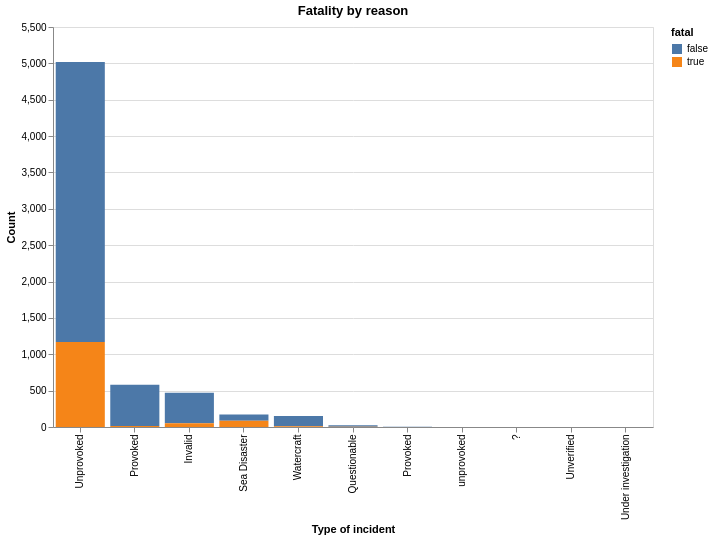

Notebook code for this chart:
### Code cell
alt.Chart(sharks).mark_bar().encode(
    x=alt.X("type", title="Type of incident", sort="-y"),
    y=alt.Y("count()", title="Count"),
    color=alt.Color('fatal')
).properties(
    title="Fatality by reason",
    width=600,
    height=400)

### Figure 1 — Vega specification as saved in the notebook (floating-point values rounded to 4 significant figures)
{"$schema": "https://vega.github.io/schema/vega/v6.json", "data": [{"name": "source_0"}, {"name": "data_0", "values": [{"__count_end": 5018.0, "__count_start": 1168.0, "fatal": false, "type": "Unprovoked"}, {"__count_end": 580.0, "__count_start": 15.0, "fatal": false, "type": "Provoked"}, {"__count_end": 25.0, "__count_start": 2.0, "fatal": false, "type": "Questionable"}, {"__count_end": 1.0, "__count_start": 0.0, "fatal": false, "type": "unprovoked"}, {"__count_end": 1168.0, "__count_start": 0.0, "fatal": true, "type": "Unprovoked"}, {"__count_end": 2.0, "__count_start": 1.0, "fatal": false, "type": " Provoked"}, {"__count_end": 2.0, "__count_start": 0.0, "fatal": true, "type": "Questionable"}, {"__count_end": 150.0, "__count_start": 9.0, "fatal": false, "type": "Watercraft"}, {"__count_end": 1.0, "__count_start": 0.0, "fatal": true, "type": " Provoked"}, {"__count_end": 171.0, "__count_start": 87.0, "fatal": false, "type": "Sea Disaster"}, {"__count_end": 1.0, "__count_start": 0.0, "fatal": false, "type": "?"}, {"__count_end": 15.0, "__count_start": 0.0, "fatal": true, "type": "Provoked"}, {"__count_end": 1.0, "__count_start": 0.0, "fatal": false, "type": "Unverified"}, {"__count_end": 472.0, "__count_start": 52.0, "fatal": false, "type": "Invalid"}, {"__count_end": 1.0, "__count_start": 0.0, "fatal": false, "type": "Under investigation"}, {"__count_end": 52.0, "__count_start": 0.0, "fatal": true, "type": "Invalid"}, {"__count_end": 87.0, "__count_start": 0.0, "fatal": true, "type": "Sea Disaster"}, {"__count_end": 9.0, "__count_start": 0.0, "fatal": true, "type": "Watercraft"}]}, {"name": "source_0_x_domain_type", "values": [{"sort_field": 5018, "type": "Unprovoked"}, {"sort_field": 580, "type": "Provoked"}, {"sort_field": 25, "type": "Questionable"}, {"sort_field": 1, "type": "unprovoked"}, {"sort_field": 2, "type": " Provoked"}, {"sort_field": 150, "type": "Watercraft"}, {"sort_field": 171, "type": "Sea Disaster"}, {"sort_field": 1, "type": "?"}, {"sort_field": 1, "type": "Unverified"}, {"sort_field": 472, "type": "Invalid"}, {"sort_field": 1, "type": "Under investigation"}]}, {"name": "data_0_color_domain_fatal", "values": [{"fatal": false}, {"fatal": true}]}], "marks": [{"type": "rect", "name": "marks", "from": {"data": "data_0"}, "encode": {"update": {"y2": {"field": "__count_start", "scale": "y"}, "x": {"field": "type", "scale": "x"}, "fill": {"field": "fatal", "scale": "color"}, "y": {"field": "__count_end", "scale": "y"}, "width": {"signal": "max(0.25, bandwidth('x'))"}}}, "style": ["bar"]}], "scales": [{"name": "x", "type": "band", "domain": {"data": "source_0_x_domain_type", "field": "type", "sort": {"op": "max", "field": "sort_field", "order": "descending"}}, "range": [0, {"signal": "width"}], "paddingInner": 0.1, "paddingOuter": 0.05}, {"name": "y", "type": "linear", "domain": {"data": "data_0", "fields": ["__count_start", "__count_end"]}, "range": [{"signal": "height"}, 0], "nice": true, "zero": true}, {"name": "color", "type": "ordinal", "domain": {"data": "data_0_color_domain_fatal", "field": "fatal", "sort": true}, "range": "category"}], "axes": [{"scale": "y", "gridScale": "x", "ticks": false, "orient": "left", "minExtent": 0, "grid": true, "aria": false, "maxExtent": 0, "tickCount": {"signal": "ceil(height/40)"}, "zindex": 0, "domain": false, "labels": false}, {"scale": "x", "orient": "bottom", "labelAngle": 270, "labelBaseline": "middle", "grid": false, "title": "Type of incident", "labelAlign": "right", "zindex": 0}, {"scale": "y", "zindex": 0, "tickCount": {"signal": "ceil(height/40)"}, "labelOverlap": true, "title": "Count", "grid": false, "orient": "left"}], "title": {"text": "Fatality by reason", "frame": "group"}, "padding": 5, "style": "cell", "legends": [{"fill": "color", "symbolType": "square", "title": "fatal"}], "background": "white", "width": 600, "height": 400}
